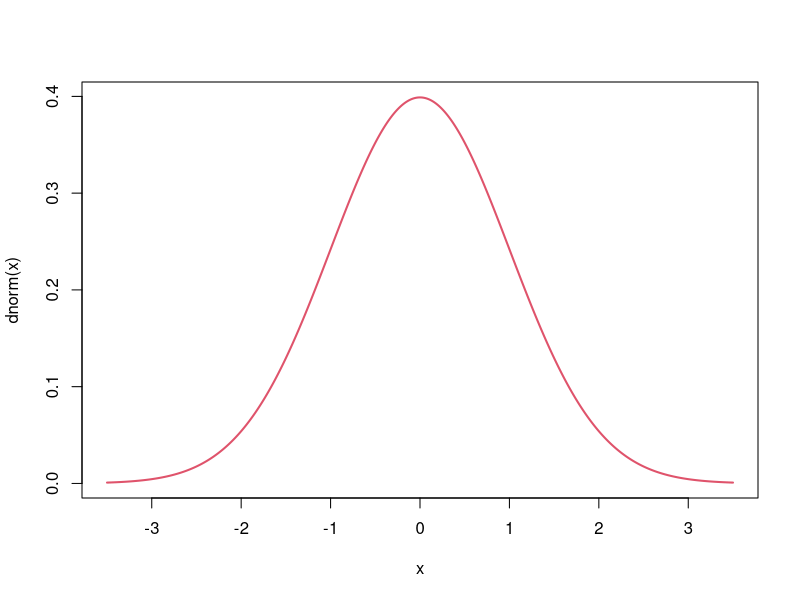
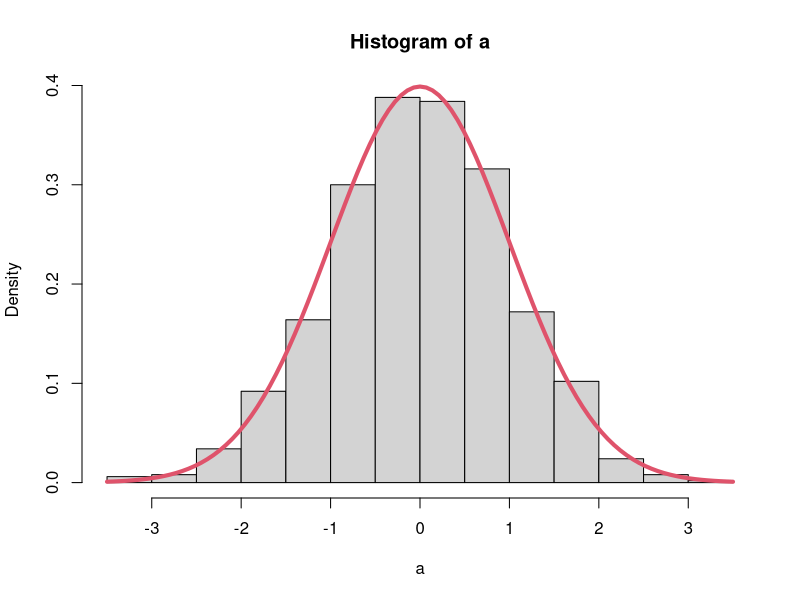

These figures' R source, in order:
#ESMA 3016
#EAF/Noviembre 2014
#Lab15: La Distribucion Normal o Gaussiana
#Graficando la Normal Estandar
x=seq(-3.5,3.5,by=.01)
plot(x,dnorm(x),type="l",col=2,lwd=2)
#Verificando que el area de la mitad de la curva normal es .5
halfnormal=function(x,k)
{#x es el punto hasta donde se calcula el area desde el centro,x>0
#k+1 es el numero de terminos que se usan de la de la serie exponencial para aproximar el area 
normal.5=0
for(i in 0:k){normal.5=normal.5+((-1)^i)*(x)^(2*i+1)/((2^i)*sqrt(2*pi)*(2*i+1)*factorial(i))}
return(normal.5)}
halfnormal(3.3,15)
#Area debajo de la normal estandar a la izquierda de x=1.5
pnorm(1.5,0,1)
#Area entre x=-2.25 y x=3.17
pnorm(3.17)-pnorm(-2.25)
#Area mas alla de x=.55
1-pnorm(.55)
#Calculo de cuantiles(percentiles) para la normal estandar
#el 20% inferior
qnorm(.2)
#el 10% superior
qnorm(.1)
#Generacion al azar de 1000 valores de una normal estandar
a=rnorm(1000)
#Generando un histograma de los datos pero de tal manera que el area total sea 1
hist(a, freq = FALSE)
#Montando la curva normal estandar sobre el histograma
curve(dnorm(x), col = 2, lwd = 4, add = TRUE)
#Estimando la media y varianza de una normal
mean(a)
var(a)
#ejemplo de aplicacion
#Los promedio academcios de los egresados de uan universidad se distribuyen normalmente con media 
#mu=2.5 y desviacion estandar sigma=.5
#a) cual es la probabilidad de que un egresado se haya graduado con un un gpa menor que 3.0
pnorm(3.0,2.5,.5)
#b) cual es la probabildiad de que un egresado se haya graduado con un gpa de mas de 3.5
1-pnorm(3.5,2.5,.5)
#c) cual es la probabilidad de que un egresado se haya graduado con un gpa mayor de 2.0 pero menor de 3.3
pnorm(3.3,2.5,.5)-pnorm(2.0,2.5,.5)
#d) A los egresados que tengan un GPA que caen el el 1% superior se le dara un premio cual es el gpa minimo
#para obtener un premio
qnorm(.95,2.5,.5) 
